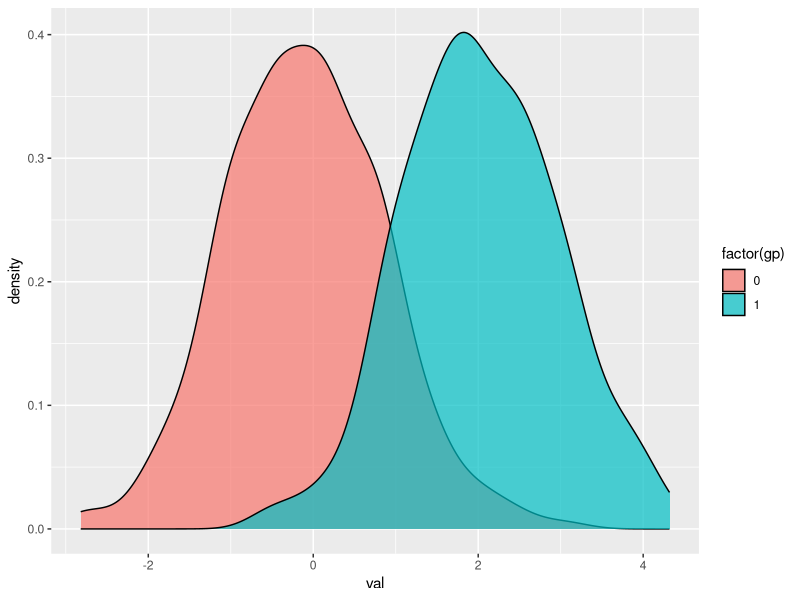

The R script that drew this image: (Note: a time limit stopped this script after it produced the figure.)
library(tidyverse)

# Prototype for regression using CLES

# Given a pairwise comparison matrix of all-to-all,
# assume data comes from a normal distribution modelled by
# Y ~ B1 X1 + B2 X2 + ... + Bn Xn + 0 + epsilon

# We dont' need an intercept term because everything is relative
# Note that we're assuming homoskedasticity here as well
df <- data.frame(gp = c(rep(0,300),rep(1,300)))
b <- 2
df$val <- sapply(df$gp,function(x){rnorm(1,b*x,1)})
ggplot(df,aes(x=val,fill=factor(gp)))+geom_density(alpha=0.7)


# Now that we have data, get a pairwise comparison matrix for all-to-all data.
# Does row i beat column j?
outer(df$val,df$val,">=") -> pairwise

# For each of these comparisons, assuming the model above we can get the probability of seeing the result.



# THIS IS WRONG, THESE PROBABILITIES ARE NOT INDEPENDENT. THE PROBABILITY MODEL HAS TO BE DEPENDENT ON THE RANKS OF EVERYTHING
# MEANING IT'S A NESTED INTEGRAL FOR DAYS



out <- {}
for(b in seq(0,3,length.out = 20))
{
for(e in seq(0.1,3,length.out = 20))
{

  cat(sprintf("b %f e %f\n", b,e))
    pars <- c(b,e)

    L <- 0
    for(i in 2:(nrow(pairwise)-1))
    {
    for(j in (i+1):nrow(pairwise))
    {
      result <- pairwise[i,j]

      prob <- ifelse(result,
                     pnorm(0,pars[1],sd=sqrt(pars[2]^2 + pars[2]^2),lower.tail = FALSE),
                     pnorm(0,pars[1],sd=sqrt(pars[2]^2 + pars[2]^2),lower.tail = TRUE)
      )

      L <- L + log(prob)

    }
    }

    out <- rbind(out,c(b,e,L))
}
}

out <- as.data.frame(out)

colnames(out) <- c("b","e","L")


# Note that we have drastically reduced epsilon values,
# This doesn't work
ggplot(out,aes(x=b,y=e,fill=L))+geom_raster()






# mean(pairwise)
#
# guess <- 2
#
# pnorm(0,guess,sd=sqrt(2),lower.tail = FALSE)
#
# table(c(pairwise),
# ifelse(c(pairwise),pnorm(0,guess,sd=sqrt(2),lower.tail = FALSE),1-pnorm(0,guess,sd=sqrt(2),lower.tail = FALSE))
# )


guesses <- seq(0,3,length.out = 60)
sapply(guesses,function(bhat){
sum(log(ifelse(c(pairwise),pnorm(0,bhat,sd=sqrt(2),lower.tail = FALSE),
       1-pnorm(0,bhat,sd=sqrt(2),lower.tail = FALSE))))
}) -> L

guesses[which(L==max(L))]
